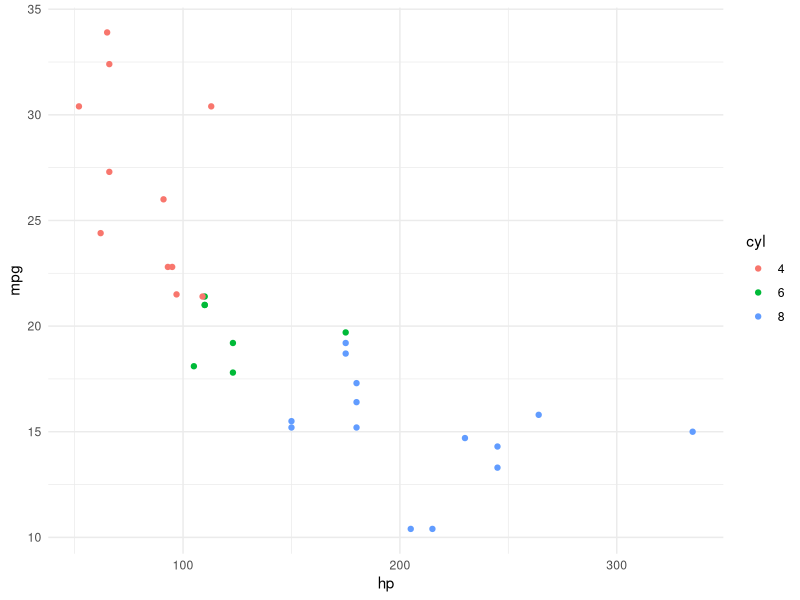
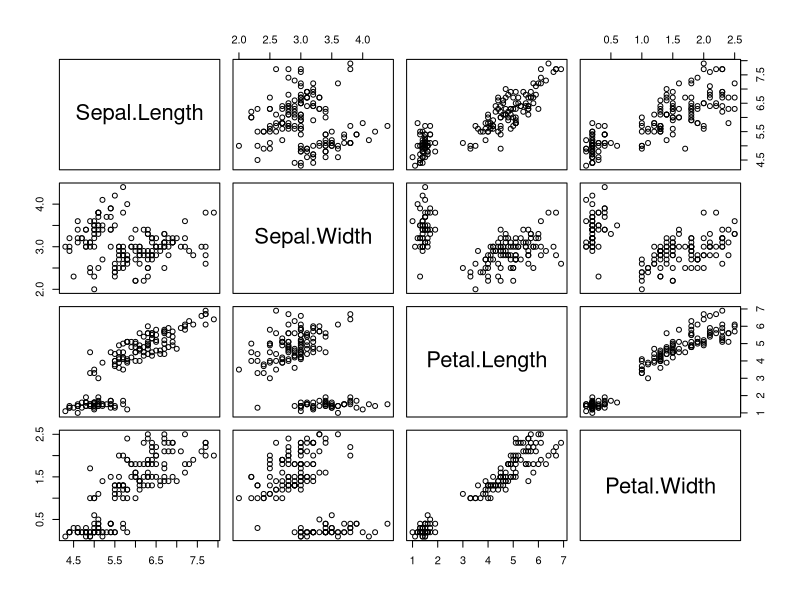

Write the R code that produced these figures, in order.
library(ggplot2)

ggplot(mtcars, aes(x = hp, y = mpg, color = factor(cyl))) +
  geom_point() +
  theme_minimal() +
  labs(color = "cyl")

plot(iris[, -5])
